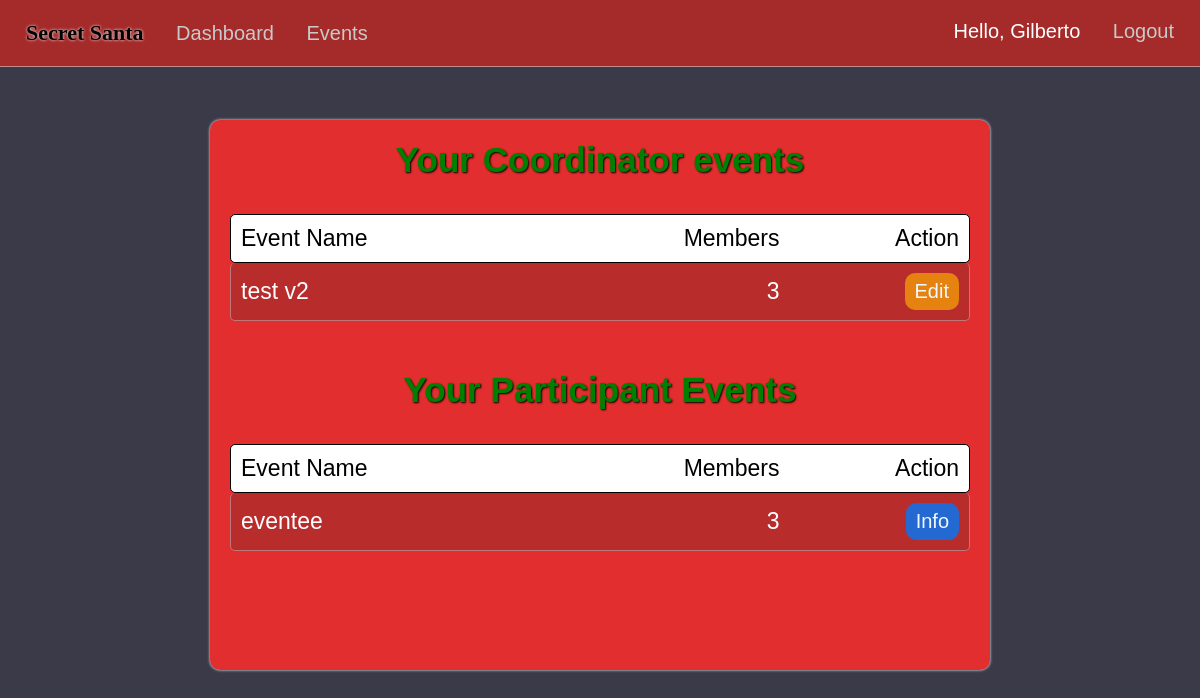
Page /dashboard (signed in) on the earlier database version.
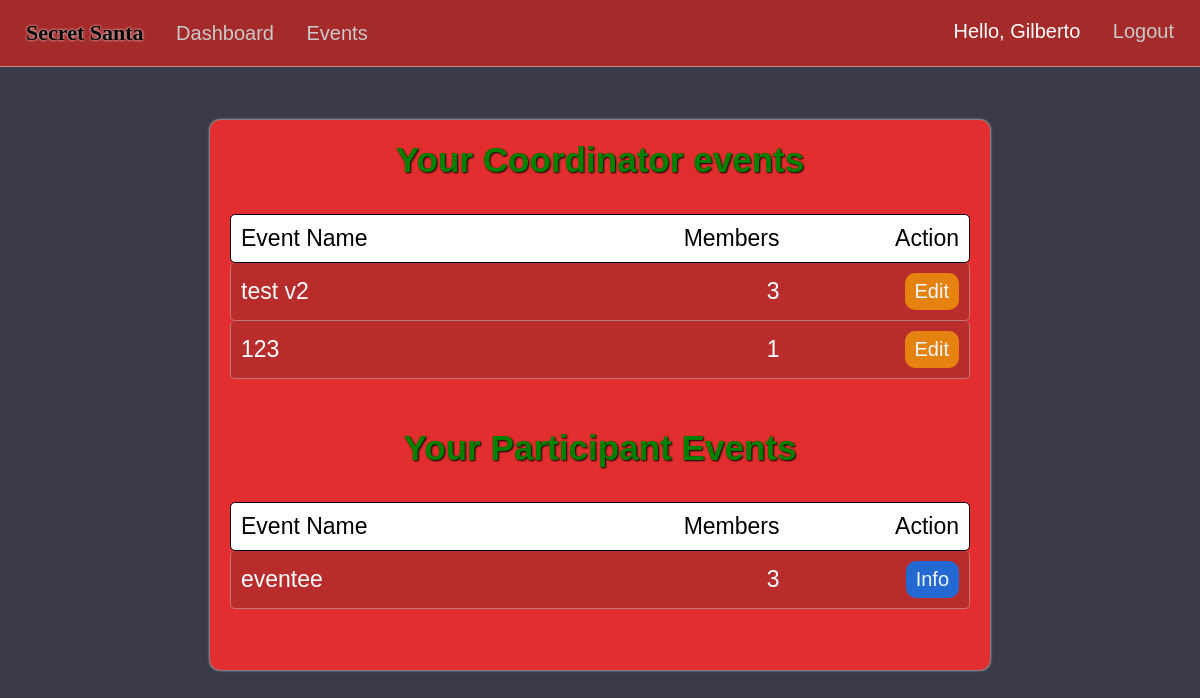
Same page on the later database version.
### market/models.py (models this page shows, shortened)
class User(db.Model, UserMixin):
    id = db.Column(db.Integer(), primary_key=True)
    username = db.Column(db.String(length=30), nullable=False, unique=True)
    first_name = db.Column(db.String(length=50), nullable=False)
    last_name = db.Column(db.String(length=50), nullable=False)
    email_address = db.Column(db.String(length=50), nullable=False, unique=True)
    password_hash = db.Column(db.String(length=60), nullable=False)
    events = db.relationship('Event', backref='coordinator', lazy=True)
    events_attending = db.relationship('EventMembers', backref='attendees', lazy=True)
    @property
    def password(self):
        return self.password_hash

class EventMembers(db.Model):
    id = db.Column(db.Integer(), primary_key=True)
    event_id = db.Column(db.Integer(), db.ForeignKey('event.event_id'), nullable=False)
    user_id = db.Column(db.Integer(), db.ForeignKey('user.id'), nullable=False)
    status = db.Column(db.String(length=20))
    user = db.relationship('User', backref='event_members', lazy=True)
    events = db.relationship('Event', backref='event_link', lazy=True)

class Event(db.Model):
    event_id = db.Column(db.Integer(), primary_key=True)
    coordinator_id = db.Column(db.Integer(), db.ForeignKey('user.id'), nullable=False)
    event_name = db.Column(db.String(length=75), nullable=False, unique=True)
    event_date = db.Column(db.Date())
    event_status = db.Column(db.String(length=20))
    members = db.relationship('EventMembers', backref='attended_events', lazy=True)
    fields = db.relationship('EventFields', backref='event_for_field', lazy=True)

### market/routes.py (the view)
@app.route("/dashboard")
@login_required
def dashboard_page():
    user_events=EventMembers.query.filter_by(user_id=current_user.id,status='member').all()
    return render_template('dashboard.html',user_events=user_events)

### market/models.py (called while the page is built)
@login_manager.user_loader
def load_user(user_id):
    return User.query.get(int(user_id))

### market/templates/dashboard.html (shortened to what this page needs)
{% extends 'base.html' %}
{% block style %}
<link rel= "stylesheet" type= "text/css" href= "{{ url_for('static',filename='styles/dashboard.css') }}">
{% endblock %}
{% block content %}
<center>
{% if user_events %}
  <div class="content-container">
  <div class="event-filled">
    <h3>Your Coordinator events</h3><br/>
    <div class="info-titles">
      <div class="event-info-interior">
        <p>Event Name</p>
        <p>Members</p>
      </div>
      <p>Action</p>
    </div>
  {% for event in user_events %}
    {% if event.attended_events.coordinator_id == current_user.id %}
      <div class="event-info">
        <div class="event-info-interior">
        <p>{{ event.attended_events.event_name }}</p>
        {% set count = [] %}
        {% for person in event.attended_events.members%}
          {% if person.status == 'member'%}
            {% set _ = count.append(person) %}
          {% endif %}
        {% endfor %}
        <p>{{count|length}}</p>
        </div>
        <a href="{{ url_for('event_info', event_id=event.event_id) }}"><button class="edit-btn">Edit</button></a>
      </div>
    {% endif %}
  {% endfor %}
  <br/>
  <h3 class="dash-title">Your Participant Events</h3><br/>
  <div class="info-titles">
    <div class="event-info-interior">
      <p>Event Name</p>
      <p>Members</p>
    </div>
    <p>Action</p>
  </div>
  {% for event in user_events %}
  {% if current_user.is_authenticated and event.attended_events.coordinator_id != current_user.id %}
    <div class="event-info">
      <div class="event-info-interior">
      <p>{{event.attended_events.event_name}}</p>
      <p class="members">{{ event.attended_events.members|length }}</p>
      </div>
      <a href="{{ url_for('event_info', event_id=event.event_id) }}"><button class="info-btn">Info</button></a>
    </div>
  {% endif %}
{% endfor %}
  </div>
  </div>
  {% endif%}
</center>
{% endblock %}

### market/templates/base.html (shortened to what this page needs)
<!DOCTYPE html>
<html lang="en">
<head>
  <link rel= "stylesheet" type= "text/css" href= "{{ url_for('static',filename='styles/main.css') }}">
  {% block style %}
  {% endblock %}
</head>
<body>
  <nav>
    <ul class="top-left-nav">
      <a href="{{ url_for('home_page') }}" ><li class="li-title">
        Secret Santa
      </li></a>
    {% if current_user.is_authenticated %}
      <li>
        <a href="{{ url_for('dashboard_page') }}" class="nav-item">Dashboard</a>
      </li>
      <li>
        <a href="{{ url_for('events_page') }}" class="nav-item">Events</a>
      </li>
    {% endif %}
    </ul>
    {% if current_user.is_authenticated %}
    <ul class="top-right-nav">
      <li>
        <p class="nav-name">Hello, {{ current_user.first_name.title() }} </p>
      </li>
      <li>
        <a class="nav-item" href="{{ url_for('logout_page') }}">Logout</a>
      </li>
    </ul>
    {% endif %}
  </nav>
  {% block content %}
  {% endblock %}
</body>
</html>

### market/static/styles/main.css (style rules this page uses)
* { margin: 0px; box-sizing: border-box; }
body { margin-top: 66px; font-family: Arial, Helvetica, sans-serif; background-color: rgb(58, 58, 73); color: white; padding: 0px 10px; padding-bottom: 80px; }
nav { display: flex; justify-content: space-between; background-color: brown; padding: 20px 20px; position: fixed; right: 0px; left: 0px; top:0px; z-index: 1000; color: black; font-family:'Gill Sans', 'Gill Sans MT', Calibri, 'Trebuchet MS', sans-serif; font-size: 20px; border-bottom: 1px solid rgba(209, 208, 208, 0.589); }
.li-title { font-weight: bolder; font-size: 22px; font-family: 'Grinched'; text-shadow: 0px 0px 3px white; }
.top-left-nav { list-style: none; padding: 0px; display: inline-block; }
.top-left-nav li,.top-right-nav li { display: inline-block; margin-right: 6px; margin-left: 6px; }
.top-right-nav { list-style: none; padding: 0px; display: inline-block; }
.nav-item { text-decoration: none; color: rgb(202, 201, 201); margin-left: 15px; }
.nav-name { text-decoration: none; color: rgb(255, 255, 255); }
a { text-decoration: none; color: Black; }

### market/static/styles/dashboard.css (style rules this page uses)
.event-filled { margin-left: 20px; margin-right: 20px; padding-bottom: 30px; margin-top: 120px; color: white; min-height: 550px; max-width: 780px; background-color: rgb(226, 46, 46); border-radius: 10px; box-shadow: 0px 0px 3px white; font-size: 30px; padding-top: 20px; font-family: 'Grinched', 'Gill Sans', 'Gill Sans MT', Calibri, 'Trebuchet MS', sans-serif; }
h3 { text-shadow: 1px 1px 2px black; color: green; }
.info-titles { color: black; display: flex; justify-content: space-between; padding: 10px; margin-left: 20px; margin-right: 20px; background-color: rgb(255, 255, 255); border-bottom: 1px solid rgba(201, 201, 201, 0.475); border-radius: 5px; align-items:center; font-size: 23px; border: 1px solid rgb(0, 0, 0); }
.event-info { display: flex; justify-content: space-between; padding: 10px; margin-left: 20px; margin-right: 20px; background-color: rgba(165, 44, 44, 0.664); border-bottom: 1px solid rgba(201, 201, 201, 0.475); border-radius: 5px; align-items:center; font-size: 23px; border-right: 1px solid rgba(201, 201, 201, 0.475); border-left: 1px solid rgba(201, 201, 201, 0.475); font-family: 'Gill Sans', 'Gill Sans MT', Calibri, 'Trebuchet MS', sans-serif; }
.event-info-interior { display: flex; width: 75%; font-size: 23px; justify-content: space-between; }
.dash-title { margin-top: 15px; }
.info-btn { cursor: pointer; background-color: rgb(36, 105, 209); border: none; color: aliceblue; padding: 7px 10px; border-radius: 10px; font-size: 20px; font-family: 'Gill Sans', 'Gill Sans MT', Calibri, 'Trebuchet MS', sans-serif; }
.edit-btn { cursor: pointer; background-color: rgb(230, 130, 15); border: none; color: aliceblue; padding: 7px 10px; border-radius: 10px; font-size: 20px; font-family: 'Gill Sans', 'Gill Sans MT', Calibri, 'Trebuchet MS', sans-serif; }

Differences in the rows shown:
added EventMembers: attended_events.event_name "123", count "1", shown under "Your Coordinator events"
